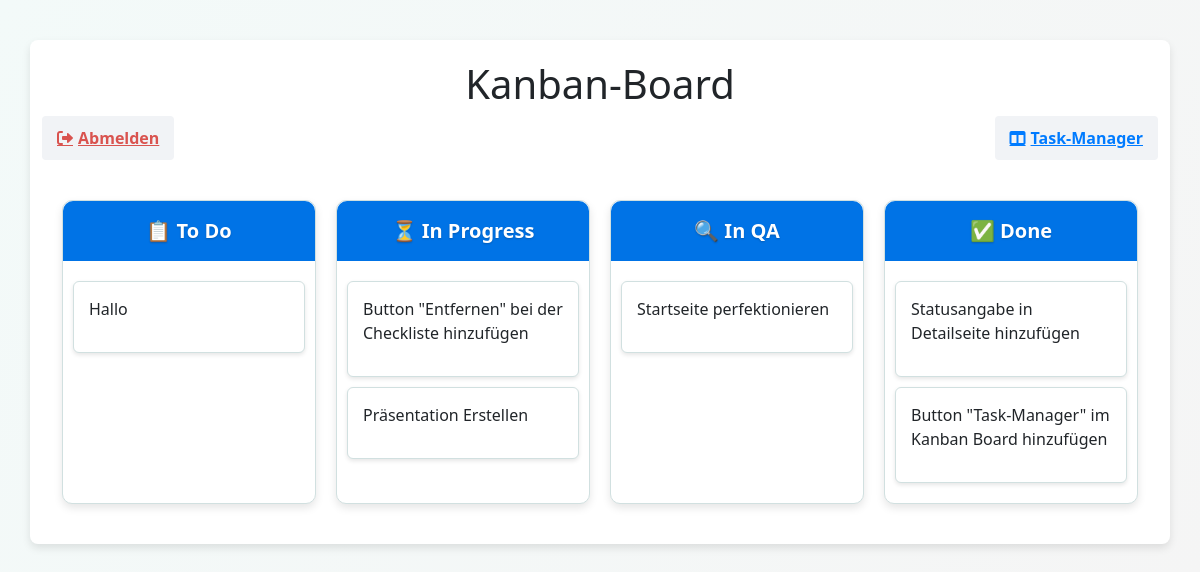
Screenshot of /kanban_board/ (signed in) with the database file from the repository.
### tables this page shows
CREATE TABLE tasks (
        id INTEGER PRIMARY KEY AUTOINCREMENT,
        title TEXT NOT NULL,
        description TEXT,
        status TEXT NOT NULL CHECK (status IN ('To Do', 'In Progress', 'In QA', 'Done'))
        , created_by TEXT);

### kanban_board.py (the view)
@kanban_board.route('/')
def kanban_board_view():
    if 'angemeldet' not in session:
        return redirect(url_for('login'))
    conn = sqlite3.connect('nutzer.db')
    cursor = conn.cursor()
    cursor.execute("SELECT id, title, status FROM tasks")
    tasks = cursor.fetchall()
    conn.close()
    print(tasks)
    print("Geladene Aufgaben:", tasks)  # Debugging: Zeige die geladenen Aufgaben
    return render_template('kanban_board.html', tasks=tasks)

### app.py (called while the page is built)
@app.context_processor
def inject_is_admin():
    return {'is_admin': session.get('role') == 'Admin'}

### templates/kanban_board.html (shortened to what this page needs)
<!DOCTYPE html>
<html lang="de">
<head>
    <link rel="stylesheet" href="/static/kanban.css">
    <link rel="stylesheet" href="https://cdnjs.cloudflare.com/ajax/libs/font-awesome/6.0.0-beta3/css/all.min.css">
<link rel="stylesheet" href="https://cdnjs.cloudflare.com/ajax/libs/bootstrap/5.3.0/css/bootstrap.min.css">
  </head>
<body>
 <div class="container">
  <h1>Kanban-Board</h1>
  <div class="nav-links">
    <a href="/abmelden" class="btn-link logout"><i class="fas fa-sign-out-alt"></i> Abmelden</a>
    <a href="/task_manager" class="btn-link"><i class="fas fa-columns"></i> Task-Manager</a>
  </div>
    <div class="kanban-board">
        <div class="kanban-column" data-status="To Do" ondrop="drop(event)" ondragover="allowDrop(event)">
          <div class="kanban-header">📋 To Do</div>
          <div class="kanban-cards">
            {% for task in tasks %}
              {% if task[2] == "To Do" %}
              <div class="kanban-card" draggable="true" ondragstart="drag(event)" data-id="{{ task[0] }}">
              <p>{{ task[1] }}</p>
          </div>
      {% endif %}
  {% endfor %}
          </div>
        </div>
        <div class="kanban-column" data-status="In Progress" ondrop="drop(event)" ondragover="allowDrop(event)">
          <div class="kanban-header">⏳ In Progress</div>
          <div class="kanban-cards">
            {% for task in tasks %}
              {% if task[2] == "In Progress" %}
              <div class="kanban-card" draggable="true" ondragstart="drag(event)" data-id="{{ task[0] }}">
                <p>{{ task[1] }}</p>
            </div>
        {% endif %}
    {% endfor %}
          </div>
        </div>
        <div class="kanban-column" data-status="In QA" ondrop="drop(event)" ondragover="allowDrop(event)">
          <div class="kanban-header">🔍 In QA</div>
          <div class="kanban-cards">
            {% for task in tasks %}
              {% if task[2] == "In QA" %}
              <div class="kanban-card" draggable="true" ondragstart="drag(event)" data-id="{{ task[0] }}">
                <p>{{ task[1] }}</p>
            </div>
        {% endif %}
    {% endfor %}
          </div>
        </div>
        <div class="kanban-column" data-status="Done" ondrop="drop(event)" ondragover="allowDrop(event)">
          <div class="kanban-header">✅ Done</div>
          <div class="kanban-cards">
            {% for task in tasks %}
              {% if task[2] == "Done" %}
              <div class="kanban-card" draggable="true" ondragstart="drag(event)" data-id="{{ task[0] }}">
                <p>{{ task[1] }}</p>
            </div>
        {% endif %}
    {% endfor %}
        </div>
      </div>
 </div>
</body>
</html>

### static/kanban.css (style rules this page uses)
h1 { text-align: center; color: #007bff; margin-bottom: 20px; }
.container { max-width: 600px; margin: 40px auto; background: #ffffff; padding: 20px; border-radius: 8px; box-shadow: 0 4px 8px rgba(0, 0, 0, 0.1); }
.nav-links { display: flex; justify-content: center; justify-content: space-between; gap: 100px; margin-bottom: 20px; }
.btn-link { text-decoration: none; font-weight: bold; color: #007bff; background: #f1f3f6; padding: 10px 15px; border-radius: 4px; display: flex; align-items: center; gap: 5px; transition: background-color 0.2s ease; }
.logout { color: #d9534f; }
body { font-family: 'Arial', sans-serif; background: linear-gradient(120deg,rgb(243, 250, 249), #f5f5f5); color: #333; margin: 0; padding: 0; }
.kanban-board { display: flex; gap: 20px; padding: 20px; max-width: 1200px; margin: 0 auto; }
.kanban-column { flex: 1; background: #ffffff; border: 1px solid #d1e0e0; border-radius: 10px; display: flex; flex-direction: column; box-shadow: 0 4px 8px rgba(0, 0, 0, 0.1); transition: transform 0.2s ease; }
.kanban-header { font-size: 20px; font-weight: bold; text-align: center; padding: 15px; background-color: #0073e6; color: white; border-radius: 10px 10px 0 0; text-shadow: 0 1px 2px rgba(0, 0, 0, 0.2); }
.kanban-cards { flex-grow: 1; padding: 10px; }
.kanban-card { background-color: #ffffff; border: 1px solid #d1e0e0; border-radius: 6px; padding: 15px; margin: 10px 0; box-shadow: 0 2px 4px rgba(0, 0, 0, 0.1); transition: box-shadow 0.2s ease; }

### rows the page displays
tasks: title "Hallo"
tasks: title "Button \"Entfernen\" bei der Checkliste hinzufügen"
tasks: title "Präsentation Erstellen"
tasks: title "Startseite perfektionieren"
tasks: title "Statusangabe in Detailseite hinzufügen"
tasks: title "Button \"Task-Manager\" im Kanban Board hinzufügen"
